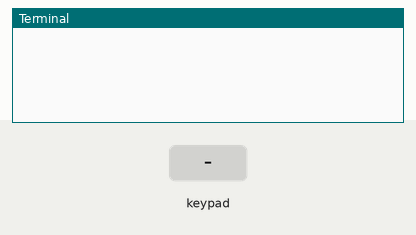
Simulated run of this program. Board: Raspberry Pi (BCM pin numbers). Shown: the last lines printed to the terminal. The test bench sets the inputs (shaded band).

Above: at 1.2 s.
1.3 s: key '1' pressed
At 2.1 s:
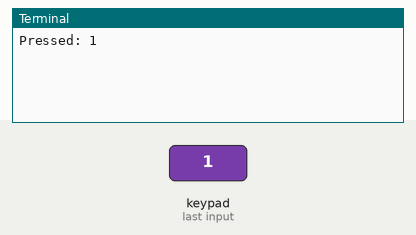
2.9 s: keypad keys 1 2 # pressed 0.4 s apart
At 5.2 s:
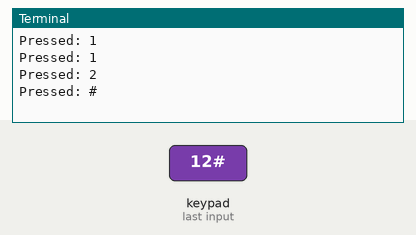
5.6 s: key 'A' pressed
At 6.7 s:
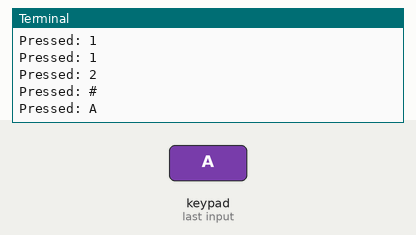
7.2 s: keypad keys 1 2 * pressed 0.4 s apart
At 8.6 s:
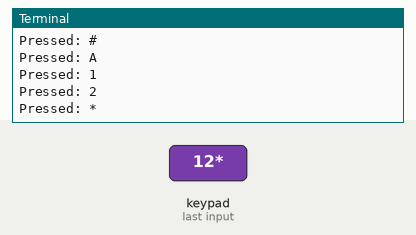
9.9 s: key 'B' pressed
At 11.2 s:
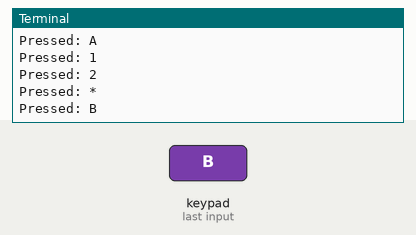
11.5 s: keypad keys 1 2 D pressed 0.4 s apart
At 13.2 s:
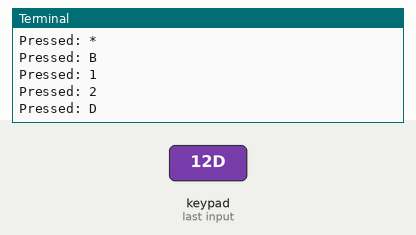

Measured:
- after the input at 1.3 s, the terminal: prints a new line after 0.15 s (image 1)
- after the input at 2.9 s, the terminal: prints a new line after 0.55 s (image 2)
- after the input at 5.6 s, the terminal: prints a new line after 0.16 s (image 3)
- after the input at 7.2 s, the terminal: prints a new line after 0.16 s (image 4)
- after the input at 9.9 s, the terminal: prints a new line after 0.16 s (image 5)
- after the input at 11.5 s, the terminal: prints a new line after 0.16 s (image 6)

The program:

keypad_pressed.py
```python
import RPi.GPIO as GPIO
import time

KEYPAD = [
    [1, 2, 3, 'A'],
    [4, 5, 6, 'B'],
    [7, 8, 9, 'C'],
    ['*', 0, '#', 'D']
]

ROWS = [4, 17, 27, 22]
COLS = [5, 6, 13, 19]

GPIO.setmode(GPIO.BCM)

for row_pin in ROWS:
    GPIO.setup(row_pin, GPIO.IN, pull_up_down=GPIO.PUD_UP)

for col_pin in COLS:
    GPIO.setup(col_pin, GPIO.OUT)
    GPIO.output(col_pin, GPIO.HIGH)

def get_key():
    key = None

    for col_num, col_pin in enumerate(COLS):
        GPIO.output(col_pin, GPIO.LOW)

        for row_num, row_pin in enumerate(ROWS):
            if GPIO.input(row_pin) == GPIO.LOW:
                key = KEYPAD[row_num] [col_num]

                while GPIO.input(row_pin) == GPIO.LOW:
                    time.sleep(0.05)

        GPIO.output(col_pin, GPIO.HIGH)

    return key

try:
    while True:
        pressed_key = get_key()

        if pressed_key is not None:
            print(f"Pressed: {pressed_key}")
        time.sleep(0.1)

except KeyboardInterrupt:
    GPIO.cleanup()
```
